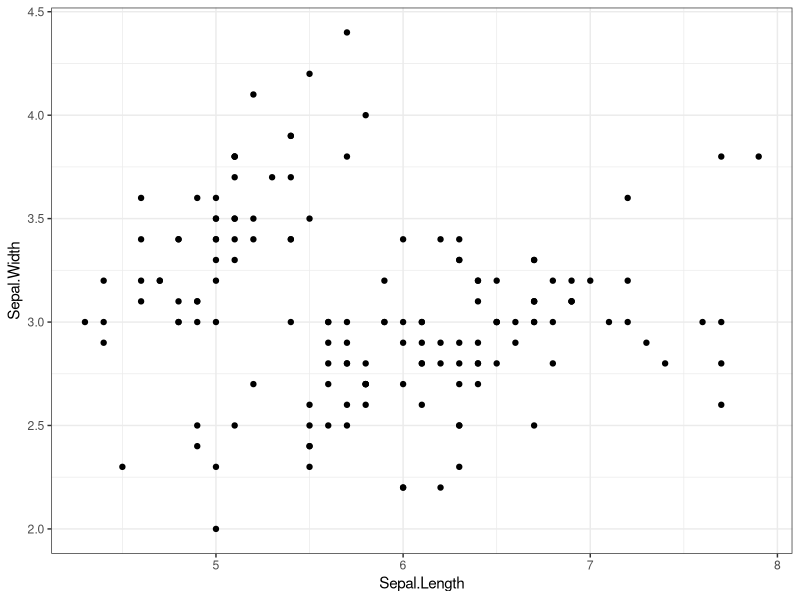
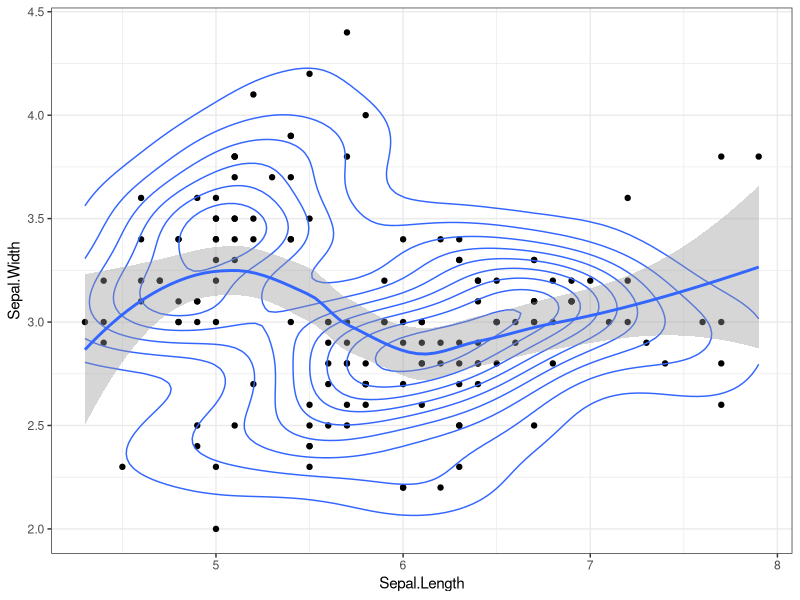
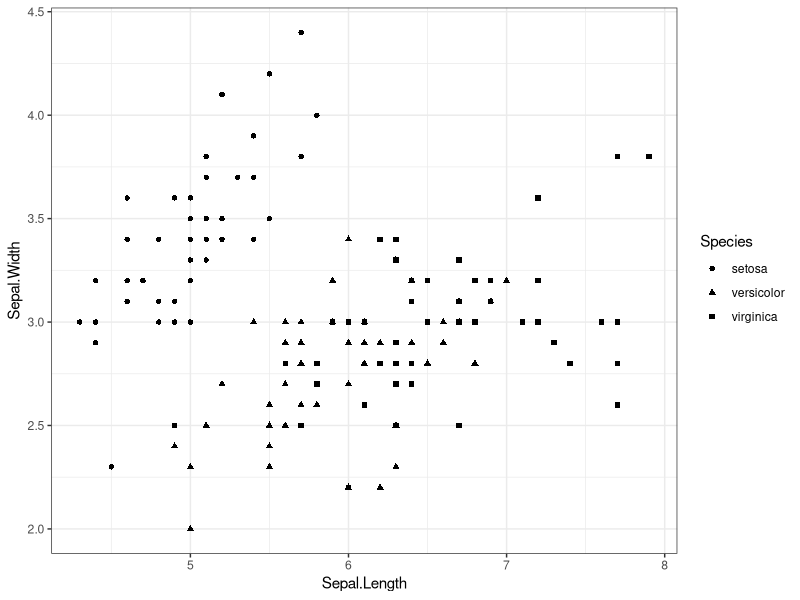
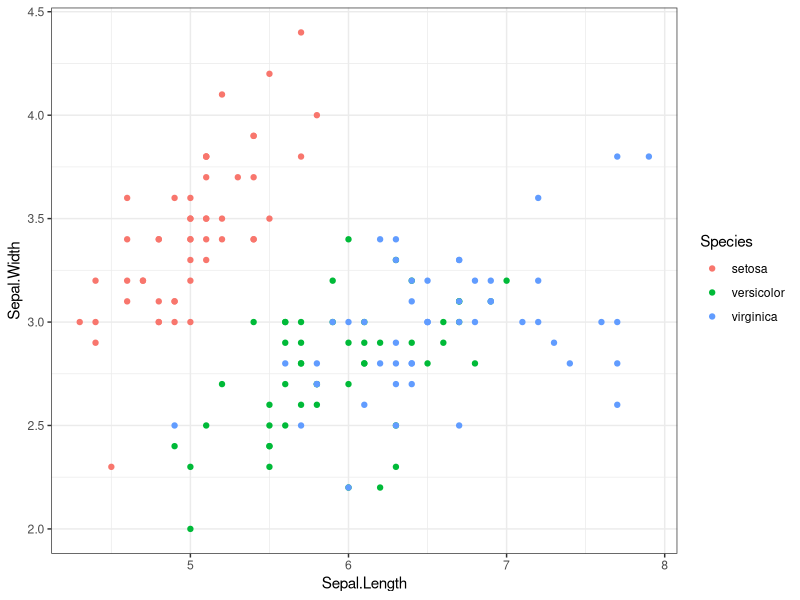
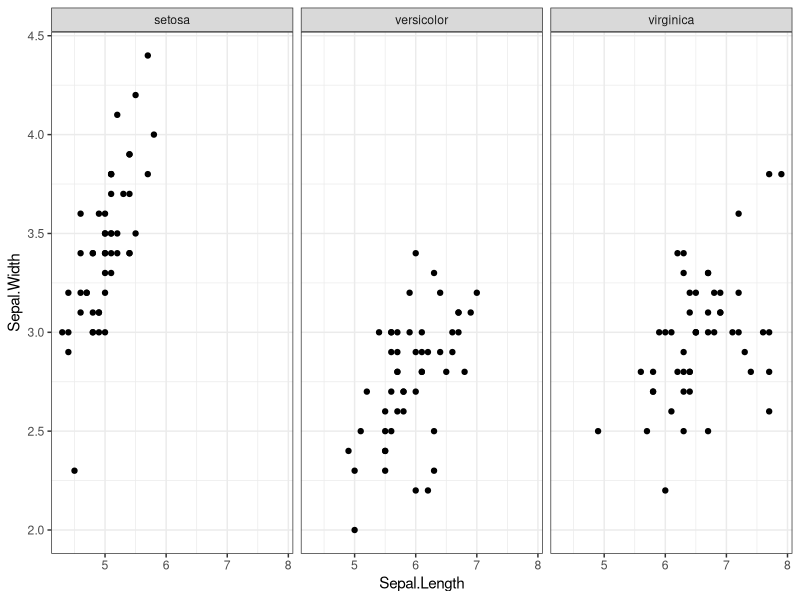
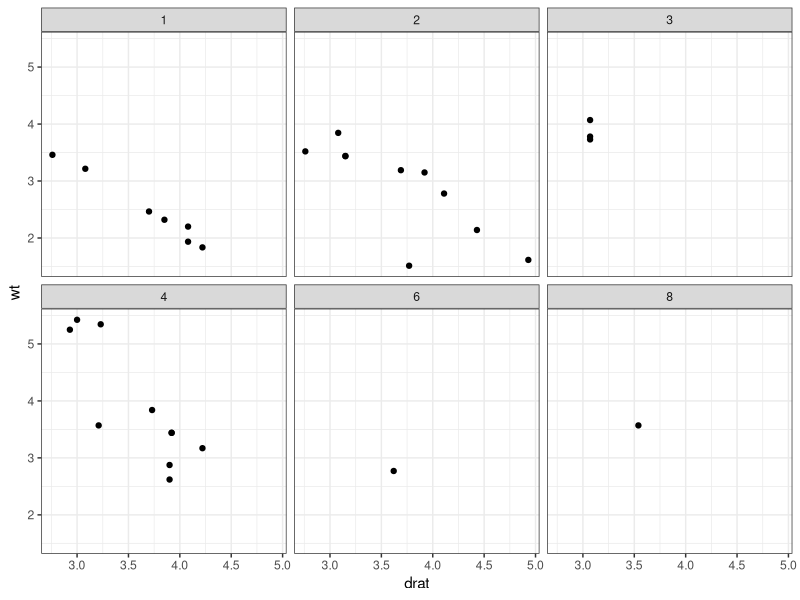
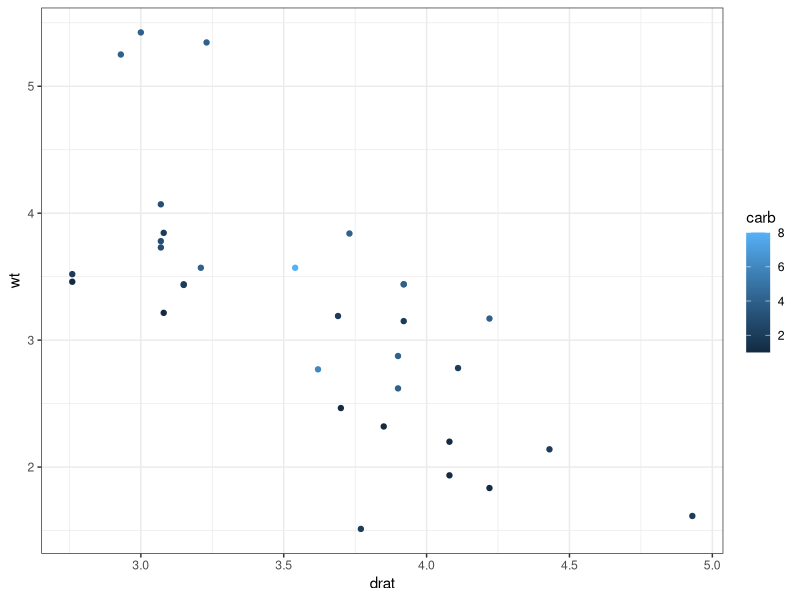

Recreate these plots in R, in order. (Note: this script raises an error after producing the figures.)
# CH-02 - Tidying, manipulating, and plotting data
#         with the tidyverse

# Install and load packages -----
# install.packages("tidyverse") # only needed once on any R installation
library(tidyverse)

# first argument of each dplyr function is the data

# Creating tibbles with tibble() ----
my_tib <- tibble(x =  1:4, y = c("london", "beijing", "las vegas", "berlin"))

my_tib

# Converting data frames to tibbles with as_tibble() ----
my_df <- data.frame(x =  1:4, y = c("london", "beijing", "las vegas", "berlin"))

my_df

df_to_tib <- as_tibble(my_df)

df_to_tib 

# Tibbles don't convert strings to factors by default ----
my_df <- data.frame(x =  1:4, y = c("london", "beijing", "las vegas", "berlin"))

my_df_notfactor <- data.frame(x =  1:4, 
                            y = c("london", "beijing", "las vegas", "berlin"),
                            stringsAsFactors = FALSE)

my_tib <- tibble(x =  1:4, 
                y = c("london", "beijing", "las vegas", "berlin"))

class(my_df$y)

class(my_df_notfactor$y)

class(my_tib$y)

# Note: To load the data as a tibble, you use the read_csv() function. 
#       read_csv() comes from the readr package, which is loaded when 
#       you call library(tidyverse)

# If you wnat to create a factor, wrap the c() function insdie factor() ----
my_tib <- tibble(x =  1:4, 
                 y = factor(c("london", "beijing", "las vegas", "berlin")))
my_tib

class(my_tib$y)

# Printing a tibble keeps the output concise ----
data(starwars)

starwars

as.data.frame(starwars)

# Subsetting with [ always returns another tibble ----
my_df[, 1]

my_tib[, 1]

# If you wish to explicitly return a tibble column as a vector, use either 
# the [[ or $ operator instead

# This behavior is desirable because we should be explicit in whether we want 
# a vector or rectangular data structure, to avoid bugs
my_tib[[1]]

my_tib$x

# An exception to this is if you subset a data frame using a single index
# with no comma (such as myDf[1]). 

# In this case, the [ operator will return a single-column data frame, but 
# this method doesn’t allow us to combine row and column subsetting. 




# Variable creation in tibble() is sequential ---
seq_tib <- tibble(items = c(12, 45, 107),
                        cost = c(0.5, 1.2, 1.8),
                        totalWorth = items * cost)

seq_tib

# Load the mtcars dataset using the data() function, convert it into a tibble, 
# and explore it using the summary() function.
data(mtcars)
str(mtcars)

mtcars_tib <- as_tibble(mtcars)

mtcars_tib


# Exploring the CO2 dataset ----
data(CO2)

CO2tib <- as_tibble(CO2)

CO2tib

# select only columns 1, 2, 3, and 5 with select() ----
selectedData <- select(CO2tib, 1, 2, 3, 5)

selectedData

# Select all of the columns of your mtcars tibble except the qsec and vs variables.
mtcars_tib

select_mtcars <- select(mtcars_tib, 1, 2, 3, 4, 5, 6, 9, 10, 11)

select_mtcars <- select(mtcars_tib, -7, -8)

select_mtcars

# Filtering data with filter() ----
# Let’s suppose we wish to filter our data to include only cases whose 
# uptake was greater than 16.
selectedData

filteredData <- filter(selectedData, uptake > 16)

filteredData

# Filter your mtcars tibble to include only cases with a number of 
# cylinders (cyl) not equal to 8.
mtcars_tib

filter_mtcars <- filter(mtcars_tib, cyl!=8)

filter_mtcars

# Groupoing data with group_by() ----
filteredData

View(filteredData)
groupedData <- group_by(filteredData, Plant)

groupedData

# You can remove a grouping structure from a tibble by wrapping it in the
# ungroup() function.
ungroupData <- ungroup(filteredData)

ungroupData

# Summarizing data with summarize() ----
# It shows the mean of the grouped data - 11 groups - 11 values for mean
summarizedData <- summarize(groupedData, mean_uptake = mean(uptake), 
                            sd_uptake = sd(uptake))

summarizedData

# Creating new variable with mutate() ----
# To calculate the coefficient of variation for each group
mutatedData <- mutate(summarizedData,  CV = (sd_uptake / mean_uptake) * 100)

mutatedData

# Arranging data with arrange() ----

# arrange() function will arrange the rows in the data so that the row
# with the smallest value of the new variable is at the top, and the row 
# with the largest value is at the bottom.

# We can arrange by multiple columns by separating them with commas: doing 
# so will arrange the cases in the order of the first variable, and any ties 
# will be ordered based on their value of the second variable, and so on with 
# subsequent ties. 
arrangedData <- arrange(mutatedData, CV)

arrangedData

# If you want to arrange a tibble in descending order of a variable’s values,
# simply wrap the variable in desc(): 
arrange(mutatedData, desc(CV))


# Using the %>% ("pipe") operator ----
c(1, 4, 7, 3, 5) %>% mean()

# Combining dplyr verbs with %>% operator ----
arrangedData <- CO2tib %>%
  select(c(1:3, 5)) %>%
  filter(uptake > 16) %>%
  group_by(Plant) %>%
  summarize(meanUp = mean(uptake), sdUp = sd(uptake)) %>%
  mutate(CV = (sdUp / meanUp) * 100) %>%
  arrange(CV)

arrangedData

# Group the mtcars tibble by the gear variable, summarize the medians of the 
# mpg and disp variables, and mutate a new variable that is the mpg median 
# divided by the disp median, all chained together with the %>% operator.
mtcars_tib
chain_mtcars <- mtcars_tib %>% 
    group_by(gear) %>% 
    summarize(mpg_med = median(mpg), disp_med = median(disp)) %>% 
    mutate(ratio = mpg_med/disp_med )

chain_mtcars


# Plotting the iris dataset with ggplot() ----
data(iris)
head(iris)

my_plot <- ggplot(iris, aes(x = Sepal.Length, y = Sepal.Width)) +
  geom_point() +
  theme_bw()

my_plot

# ADDING ADDITIONAL GEOMETRIC OBJECTS ("GEOMS") AS PLOT LAYERS ----
my_plot +
  geom_density_2d() +
  geom_smooth()

# Mapping species to th shape and color aesthetics ----
# Examples of aesthetics include the x-axis, y-axis, color, shape,
# size, and even transparency of the data points drawn on the plot.
ggplot(iris, aes(x = Sepal.Length, y = Sepal.Width, shape = Species)) +
  geom_point()  +
  theme_bw()

ggplot(iris, aes(x = Sepal.Length, y = Sepal.Width, col = Species)) +
  geom_point()  +
  theme_bw()

# Notice how ggplot() automatically produces a legend when you add
# aesthetic mappings other than x and y.


# Faceting by species ----
ggplot(iris, aes(x = Sepal.Length, y = Sepal.Width)) +
  facet_wrap(~ Species) +
  geom_point()  +
  theme_bw()

# Create a scatter plot of the drat and wt variables from your mtcars tibble, 
# and color the dots by the carb variable. See what happens when you wrap the 
# carb aesthetic mapping in as.factor().

head(mtcars_tib)

ggplot(mtcars_tib, aes(x = drat, y = wt)) +
    facet_wrap(~ carb) +
    geom_point()  +
    theme_bw()

ggplot(mtcars_tib, aes(x = drat, y = wt, col = carb)) +
    geom_point()  +
    theme_bw()


# Creating an untidy tibble ----
patientData <- tibble(Patient = c("A", "B", "C"),
                      Month0 = c(21, 17, 29),
                      Month3 = c(20, 21, 27),
                      Month6 = c(21, 22, 23))

patientData

# Converting untidy data to a tidy form using gather() ----
# The gather() function takes the data as its first argument. The key argument
# defines the name of the new variable that will represent the columns we are
# “gathering.” 

# In this case, the columns we are gathering are named Month0, Month3,
# and Month6, so we call the new column that will hold these keys Month. 

# The value argument defines the name of the new variable that will represent 
# the data from the columns we are gathering. In this case, the values were 
# BMI measurements, so we call the new column that will represent these values 
# BMI. 

# The final argument is a vector defining which variables to gather and 
# convert into the key-value pairs. By using -Patient, we are telling gather() 
# to use all the variables except the identifying variable, Patient.

tidyPatientData <- gather(patientData, key = Month, 
                          value = BMI, -Patient)
tidyPatientData

# The same can be achieved with:
gather(patientData, key = Month, value = BMI, Month0:Month6)

# or:
gather(patientData, key = Month, value = BMI, c(Month0, Month3, Month6))


# Gather the vs, am, gear, and carb variables from your mtcars tibble into a 
# single key value pair.
head(mtcars_tib)

gather(mtcars_tib, key = "variable", value = "value", c(vs, am, gear, carb))



# Converting data into a wide format with spread() ----
spread(tidyPatientData, key = Month, value = BMI)

# Example of pure function vs on with side effects ----
a <- 20

pure <- function() {
  a <- a + 1
  a
}

side_effect <- function() {
  a <<- a + 1
  a
}

c(pure(), pure())

c(side_effect(), side_effect())


# If you’re familiar with the apply() family of base R functions, functions
# from the purrr package help us achieve the same thing, but using a consistent
# syntax and some convenient features.

# Using purr functions for vectorization ----
listOfNumerics <- list(a = rnorm(5), 
                       b = rnorm(9),
                       c = rnorm(10))

listOfNumerics

elementLengths <- vector("list", length = 3)

for(i in seq_along(listOfNumerics)) {
  elementLengths[[i]] <- length(listOfNumerics[[i]])
}

elementLengths

map(listOfNumerics, length)

map_int(listOfNumerics, length)

map_chr(listOfNumerics, length)

map_lgl(listOfNumerics, length)

map_df(listOfNumerics, length)

map(listOfNumerics, ~. + 2)

par(mfrow = c(1, 3))

walk(listOfNumerics, hist)

iwalk(listOfNumerics, ~hist(.x, main = .y))

multipliers <- list(0.5, 10, 3)

map2(.x = listOfNumerics, .y = multipliers, ~.x * .y)

arguments <- expand.grid(n = c(100, 200),
                         mean = c(1, 10),
                         sd = c(1, 10))

arguments

par(mfrow = c(2, 4))

pmap(arguments, rnorm) %>%
  iwalk(~hist(.x, main = paste("Element", .y)))

# SOLUTIONS TO EXERCISES ----
# 1
library(tidyverse)

data(mtcars)

mtcarsTib <- as_tibble(mtcars)

summary(mtcarsTib)

# 2
select(mtcarsTib, c(-qsec, -vs))
# or
select(mtcarsTib, c(-7, -8))

# 3
filter(mtcarsTib, cyl != 8)

# 4
mtcarsTib %>%
  group_by(gear) %>%
  summarize(mpgMed = median(mpg), dispMed = median(disp)) %>%
  mutate(mpgOverDisp = mpgMed / dispMed)

# 5
ggplot(mtcarsTib, aes(drat, wt, col = carb)) +
  geom_point()

ggplot(mtcarsTib, aes(drat, wt, col = as.factor(carb))) +
  geom_point()

# 6
gather(mtcarsTib, key = "variable", value = "value", c(vs, am, gear, carb))
# or
gather(mtcarsTib, key = "variable", value = "value", c(8:11))

# 7
map_lgl(mtcars, ~sum(.) > 1000)
# or
map_lgl(mtcars, function(.) sum(.) > 1000)
